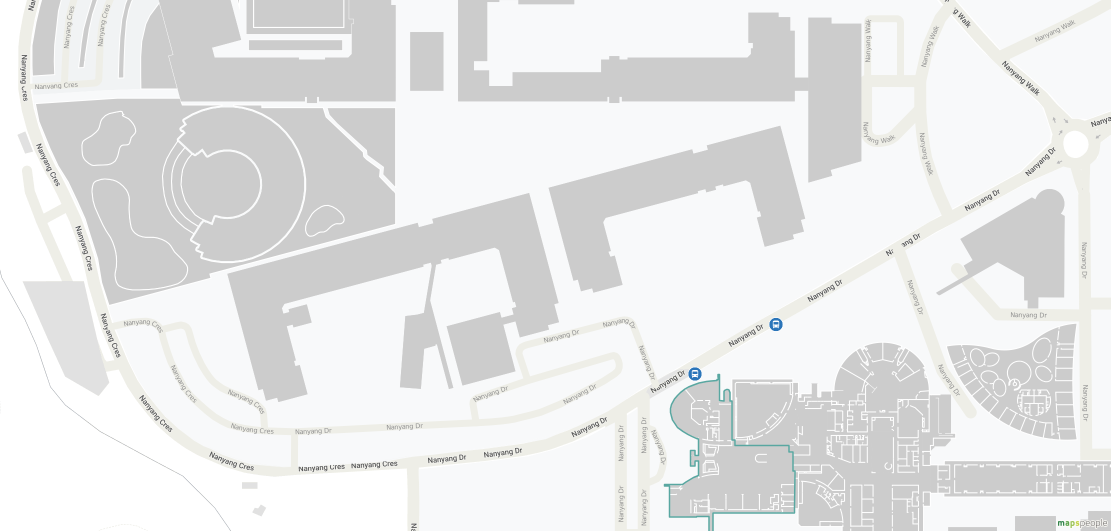
#> input picture NTU_minimap.png, 2221 x 1061 px (shown at 1/2 size)
$ python path_finding.py
#> lines starting #> are read from the running program, lines starting #| are printed output that depends on the picture; after the words box and inside, x2 and y2 are one past the last pixel; in counts of white or black regions, pixels touching at a corner belong together
#> in main, map_image is the input picture: shape (1061, 2221, 3); mean B, G, R 232, 232.1, 231.5
import numpy as np
from typing import List, Tuple, Dict, Optional
from dataclasses import dataclass
import heapq
import cv2

@dataclass
class Connection:
    start: int
    end: int
    is_indoor: bool
    stairs: int  # positive for up, negative for down
    road_crossings: int


class PathFinder:
    def __init__(self, positions: np.ndarray, connections: List[Connection]):
        """
        Initialize the PathFinder with positions and connections

        Args:
            positions: numpy array of shape (n, 2) containing x,y coordinates
            connections: list of Connection objects defining the graph edges
        """
        self.positions = positions
        self.connections = connections
        self.num_vertices = len(positions)
        self.graph = self._build_graph()
        self.road_crossing_weight = 4.0
        self.rain_weight = 3.0
        self.sunny_weight = 2.0
        self.stair_weight = 0.5 # per step

    def _calculate_distance(self, point1: np.ndarray, point2: np.ndarray) -> float:
        """Calculate Euclidean distance between two points"""
        return np.sqrt(np.sum((point1 - point2) ** 2))

    def _build_graph(self) -> Dict[int, List[Tuple[int, Connection]]]:
        """
        Build adjacency list representation of the graph
        """
        graph = {i: [] for i in range(self.num_vertices)}

        for conn in self.connections:
            # Add connection in both directions (undirected graph)
            graph[conn.start].append((conn.end, conn))
            graph[conn.end].append((conn.start, conn))

        return graph

    def _calculate_cost(self, connection: Connection, rain_prob: float, uv_index: float) -> float:
        """
        Calculate the cost of using a connection based on various factors
        """
        # Calculate base cost from Euclidean distance
        base_cost = self._calculate_distance(
            self.positions[connection.start],
            self.positions[connection.end]
        )

        # Weather effects for outdoor paths
        if not connection.is_indoor:
            weather_factor = (rain_prob * self.rain_weight) + (uv_index * self.sunny_weight)
            base_cost *= (1.0 + weather_factor)

        # Stairs penalty (only for going up)
        if connection.stairs > 0:
            base_cost += connection.stairs * self.stair_weight

        # Road crossing penalty
        base_cost += connection.road_crossings * self.road_crossing_weight

        return base_cost

    def find_shortest_path(self, start: int, end: int, rain_prob: float = 0.0,
                           uv_index: float = 0.0) -> Tuple[List[int], float]:
        """
        Find the optimal path using Dijkstra's algorithm with custom weights

        Args:
            start: starting vertex index
            end: ending vertex index
            rain_prob: probability of rain (0.0-1.0)
            uv_index: UV index (0.0-1.0)

        Returns:
            tuple of (path as list of vertices, total cost)
        """
        # Initialize distances and predecessors
        distances = {v: float('infinity') for v in range(self.num_vertices)}
        distances[start] = 0
        predecessors = {v: None for v in range(self.num_vertices)}

        # Priority queue for Dijkstra's algorithm
        pq = [(0, start)]

        while pq:
            current_distance, current_vertex = heapq.heappop(pq)

            # If we've reached the destination
            if current_vertex == end:
                break

            # If we've found a worse path
            if current_distance > distances[current_vertex]:
                continue

            # Check all neighbors
            for neighbor, connection in self.graph[current_vertex]:
                cost = self._calculate_cost(connection, rain_prob, uv_index)
                distance = current_distance + cost

                # If we've found a better path
                if distance < distances[neighbor]:
                    distances[neighbor] = distance
                    predecessors[neighbor] = current_vertex
                    heapq.heappush(pq, (distance, neighbor))

        # Reconstruct path
        path = []
        current = end
        while current is not None:
            path.append(current)
            current = predecessors[current]
        path.reverse()

        return path, distances[end]

    def visualize(self, map_image: np.ndarray, highlighted_path: Optional[List[int]] = None) -> np.ndarray:
        """
        Create a visualization of the graph overlaid on a map image

        Args:
            map_image: numpy array of shape (H, W, 3) containing the background map
            highlighted_path: optional list of vertex indices representing a path to highlight

        Returns:
            numpy array of shape (H, W, 3) containing the visualization
        """
        # Create a copy of the map image
        vis_image = map_image.copy()

        # Define colors (BGR format)
        INDOOR_COLOR = (0, 200, 0)  # Green
        OUTDOOR_COLOR = (203, 192, 255)  # Pink
        ROAD_COLOR = (0, 0, 0)  # Black
        POINT_COLOR = (0, 0, 255)  # Red
        PATH_COLOR = (255, 165, 0)  # Blue

        # Draw connections
        for conn in self.connections:
            start_pos = tuple(map(int, self.positions[conn.start]))
            end_pos = tuple(map(int, self.positions[conn.end]))

            # Choose base color based on indoor/outdoor status
            color = INDOOR_COLOR if conn.is_indoor else OUTDOOR_COLOR

            # Draw road crossing if present
            if conn.road_crossings > 0: color = ROAD_COLOR

            # Draw the main connection line
            if conn.stairs != 0:
                # Create dashed line for stairs
                dash_length = 5
                direction = np.array(end_pos) - np.array(start_pos)
                length = np.linalg.norm(direction)
                direction = direction / length

                num_dashes = int(length / (2 * dash_length))
                for i in range(num_dashes):
                    dash_start = np.array(start_pos) + (2 * i * dash_length) * direction
                    dash_end = dash_start + dash_length * direction
                    cv2.line(vis_image,
                             tuple(map(int, dash_start)),
                             tuple(map(int, dash_end)),
                             color, 2)
            else:
                cv2.line(vis_image, start_pos, end_pos, color, 2)
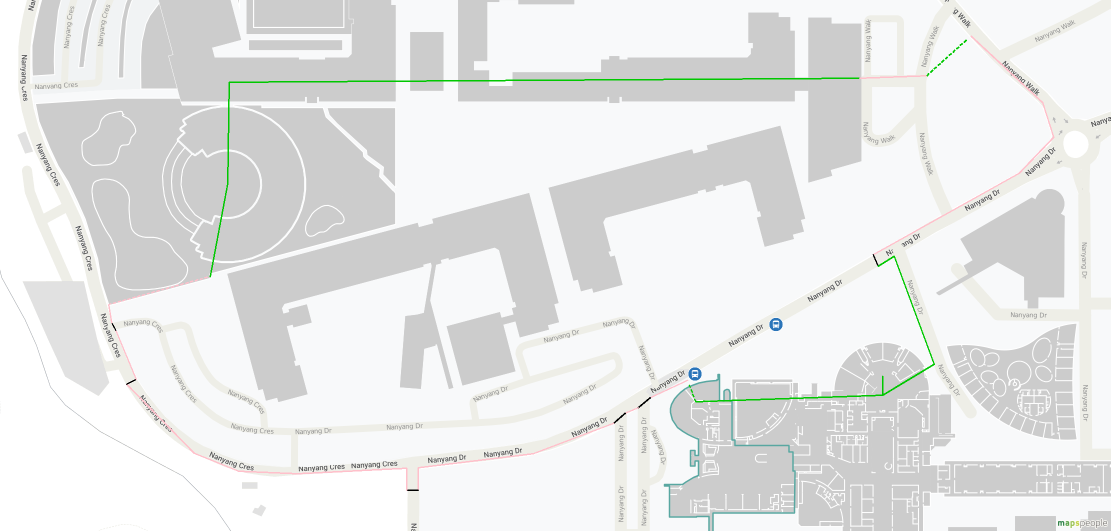
#> vis_image: shape (1061, 2221, 3) (shown at 1/2 size); 0.63% of pixels changed, all inside (x1, y1, x2, y2) = (216, 71, 2109, 982)

        # Draw positions (points)
        for pos in self.positions:
            pos_tuple = tuple(map(int, pos))
            cv2.circle(vis_image, pos_tuple, 5, POINT_COLOR, -1)
            cv2.circle(vis_image, pos_tuple, 7, (0, 0, 0), 1)
#> this loop made 34 passes
#> pos_tuple on passes 1 to 12: (1765, 752), (1765, 790), (1391, 803), (1375, 760), (1300, 795), (1276, 815), (1250, 826), (1227, 846), (1066, 907), (836, 935), (836, 980), (813, 980)
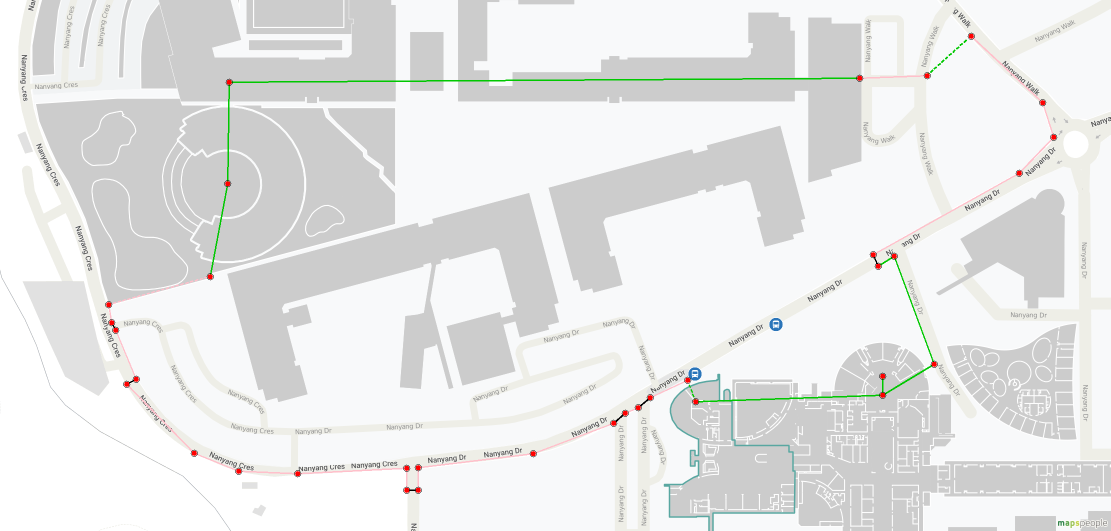
#> vis_image: shape (1061, 2221, 3) (shown at 1/2 size); 0.17% of pixels changed, all inside (x1, y1, x2, y2) = (210, 65, 2115, 988)

        # Draw highlighted path if provided
        if highlighted_path and len(highlighted_path) > 1:
            for i in range(len(highlighted_path) - 1):
                start_pos = tuple(map(int, self.positions[highlighted_path[i]]))
                end_pos = tuple(map(int, self.positions[highlighted_path[i + 1]]))
                cv2.line(vis_image, start_pos, end_pos, PATH_COLOR, 4)

        return vis_image

def main():
    map_image = cv2.imread("NTU_minimap.png")

    from map import positions, connections
    finder = PathFinder(positions, connections)

    vis_map = finder.visualize(map_image)
    cv2.imshow(f"Path Visualization", vis_map)

    # Test different weather conditions
    # (Rain probability, UV index, weather name)
    weather_conditions = [
        (0.0, 0.0, "Clear weather"),
        (0.8, 0.2, "Rainy weather"),
        (0.0, 0.9, "Sunny weather")
    ]

    for rain_prob, uv_index, condition in weather_conditions:
        # Find optimal path
        path, cost = finder.find_shortest_path(0, 22, rain_prob, uv_index)
        print(f"\nCondition: {condition}")
        print(f"Optimal path: {' -> '.join(map(str, path))}")
        print(f"Total cost: {cost:.2f}")

        # Create visualization with highlighted path
        vis_search = finder.visualize(map_image, highlighted_path=path)

        # Add text for weather condition
        cv2.putText(vis_search, condition, (10, 30), cv2.FONT_HERSHEY_SIMPLEX, 0.7, (0, 0, 0), 2)

        # Display the image
        cv2.imshow(f"Path Visualization - {condition}", vis_search)
        cv2.waitKey(0)
#> this loop made 3 passes
#> pass 1, in main, `cv2.imshow(f"Path Visualization - {condition}", vis_search)`:
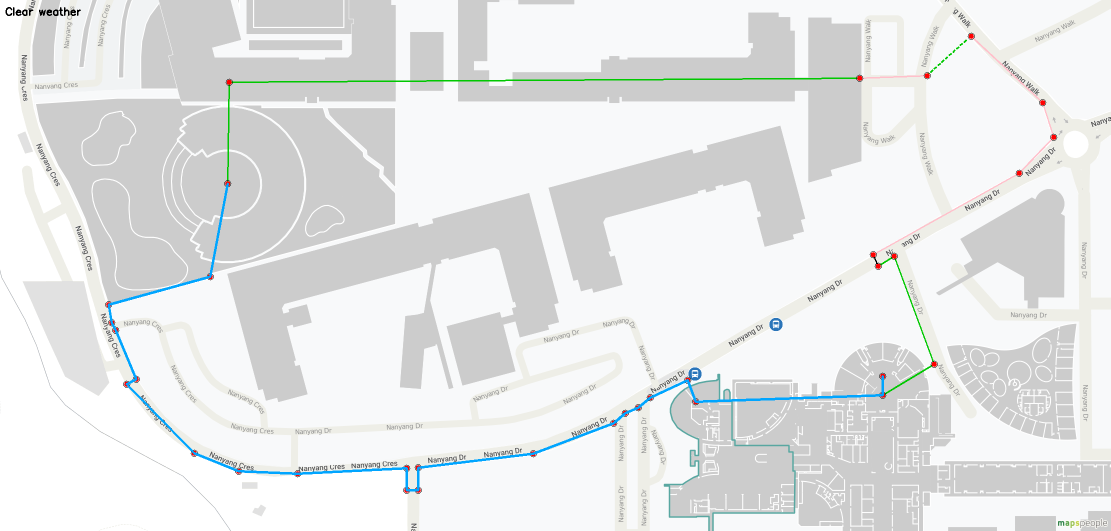
#> window 'Path Visualization - Clear wea': shape (1061, 2221, 3) (shown at 1/2 size); mean B, G, R 231.3, 231.4, 229.7
#> pass 2, in main, `cv2.imshow(f"Path Visualization - {condition}", vis_search)`:
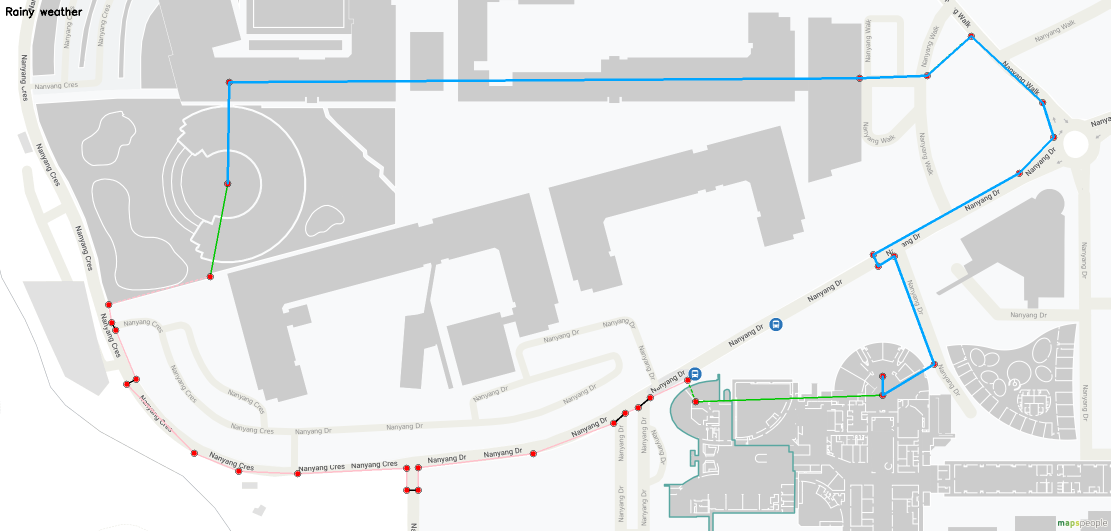
#> window 'Path Visualization - Rainy wea': shape (1061, 2221, 3) (shown at 1/2 size); mean B, G, R 231.6, 231.3, 229.8

    cv2.destroyAllWindows()


if __name__ == "__main__":
    main()

$ run again, with LWN2NIE_lib.png copied over NTU_minimap.png
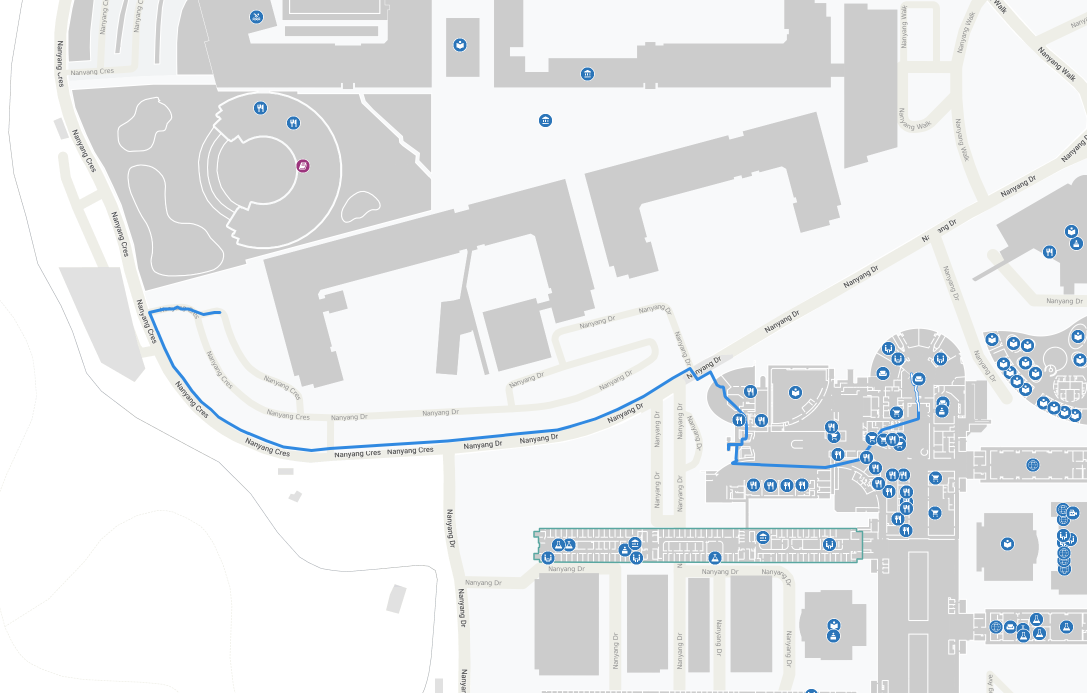
#> input picture LWN2NIE_lib.png, 2174 x 1386 px (shown at 1/2 size)
#> in main, map_image is the input picture: shape (1386, 2174, 3); mean B, G, R 233.7, 232.6, 230.9
#> after the loop in visualize, `for conn in self.connections:`:
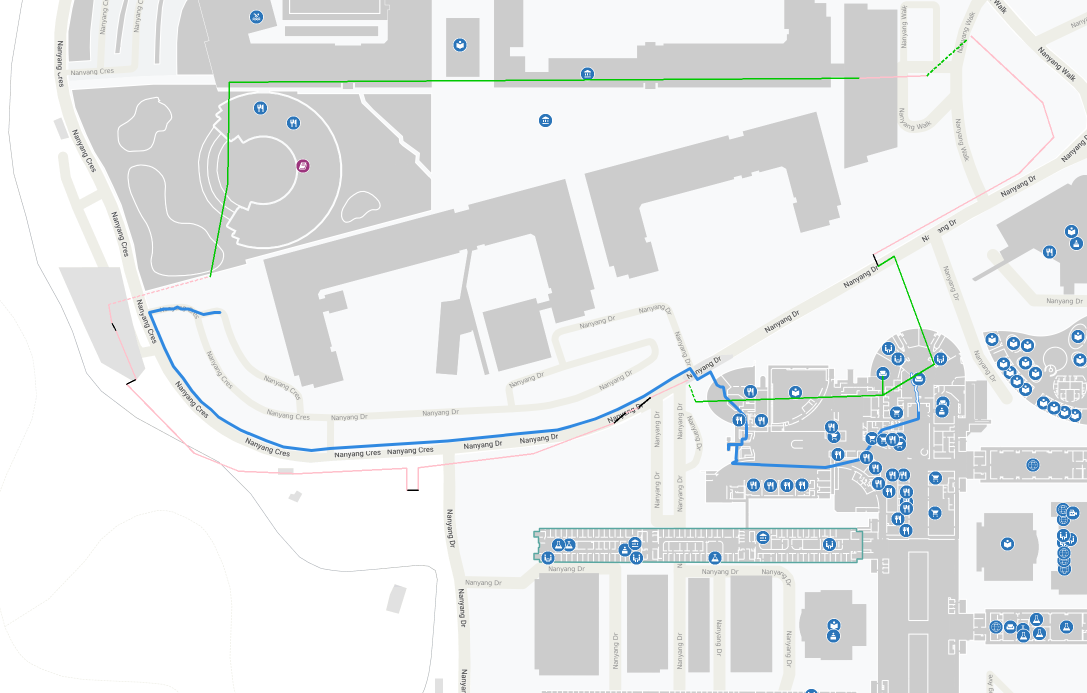
#> vis_image: shape (1386, 2174, 3) (shown at 1/2 size); 0.49% of pixels changed, all inside (x1, y1, x2, y2) = (216, 71, 2109, 982)
#> the loop in visualize, `for pos in self.positions:` made 34 passes
#> pos_tuple on passes 1 to 8: (1765, 752), (1765, 790), (1391, 803), (1375, 760), (1300, 795), (1276, 815), (1250, 826), (1227, 846)
#> the loop in main, `for rain_prob, uv_index, condition in weather_conditions:` made 3 passes
#> pass 2, in main, `cv2.imshow(f"Path Visualization - {condition}", vis_search)`:
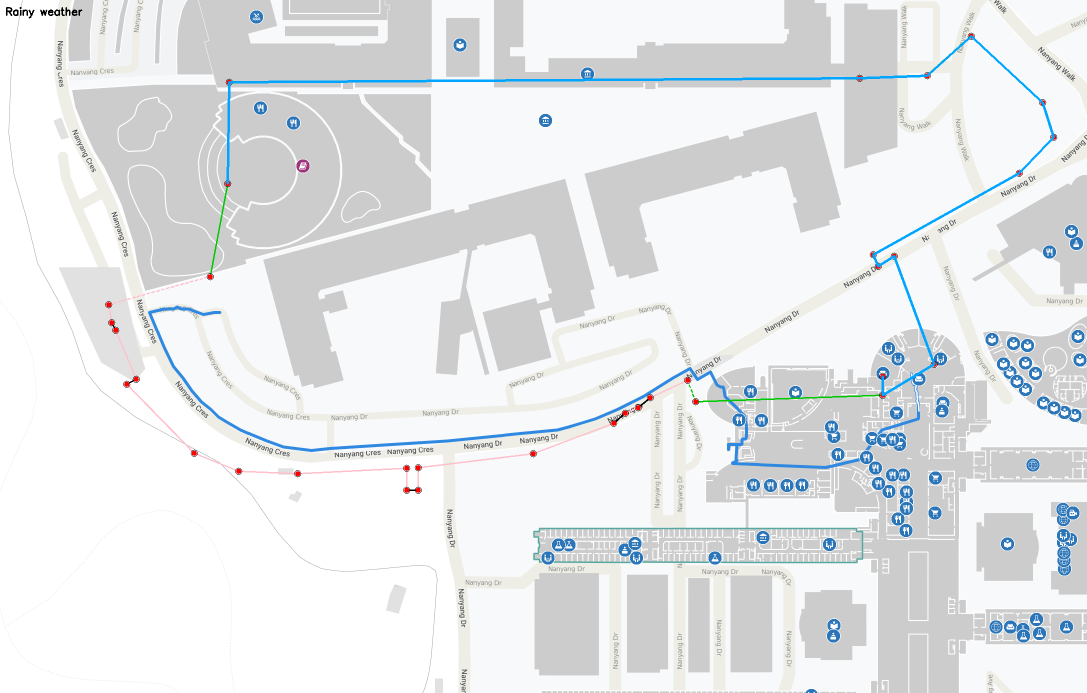
#> window 'Path Visualization - Rainy wea': shape (1386, 2174, 3) (shown at 1/2 size); mean B, G, R 233.4, 231.9, 229.6
